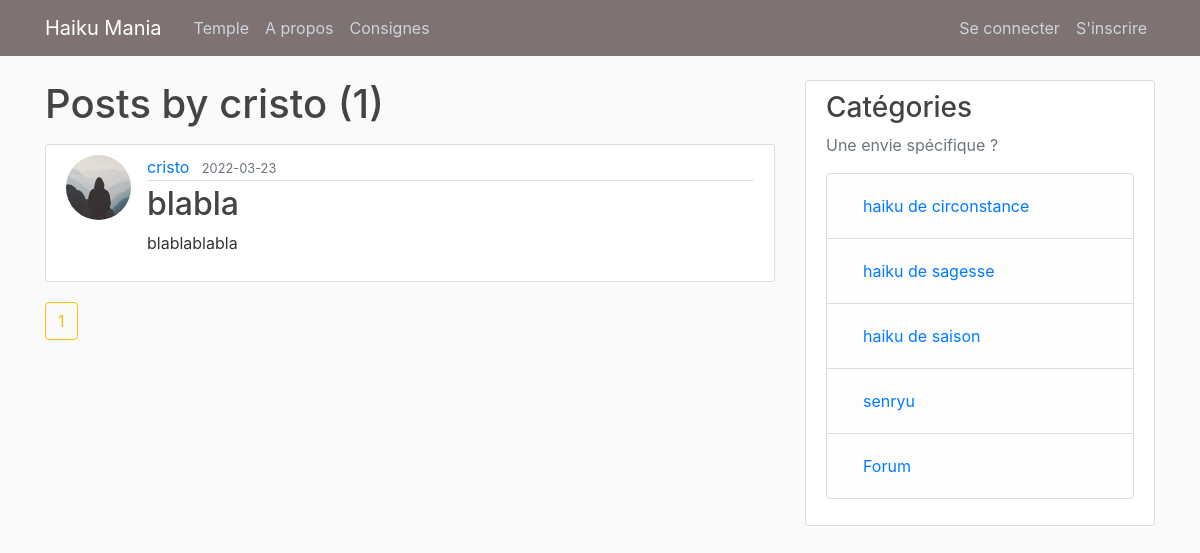
Before: /user/cristo with the older database file.
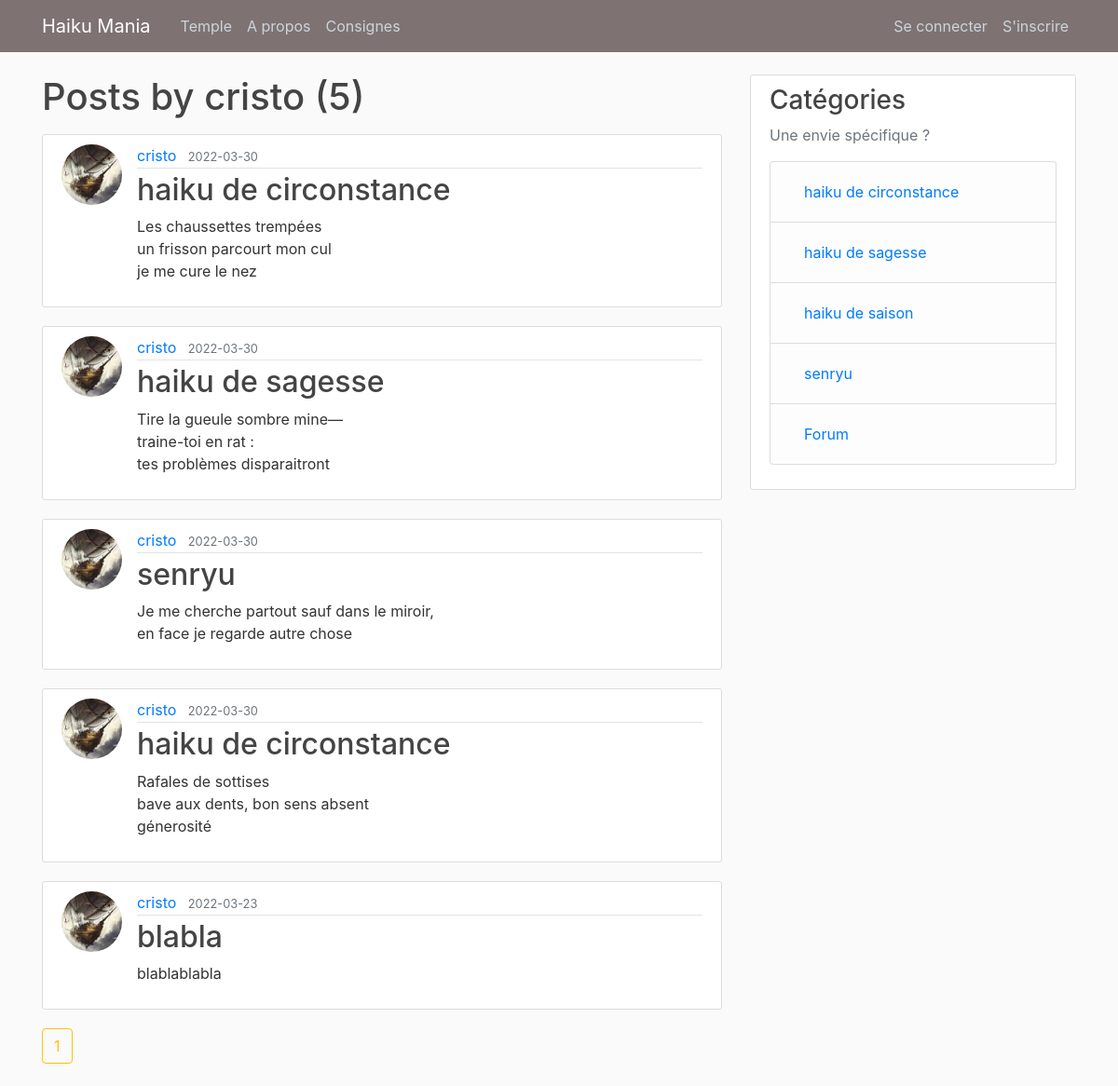
After: the same page with the newer database file.
### flaskblog/models.py (models this page shows, shortened)
class User(db.Model, UserMixin):
    id = db.Column(db.Integer, primary_key=True)
    username = db.Column(db.String(20), unique=True, nullable=False)
    email = db.Column(db.String(120), unique=True, nullable=False)
    image_file = db.Column(db.String(20), nullable=False, default='default.jpg')
    password = db.Column(db.String(60), nullable=False)
    posts = db.relationship('Post', backref='author', lazy=True)

class Post(db.Model):
    id = db.Column(db.Integer, primary_key=True)
    title = db.Column(db.String(100), nullable=False)
    date_posted = db.Column(db.DateTime, nullable=False, default=datetime.utcnow)
    content = db.Column(db.Text, nullable=False)
    user_id = db.Column(db.Integer, db.ForeignKey('user.id'), nullable=False)

### flaskblog/users/routes.py (the view)
@users.route("/user/<string:username>")
def user_posts(username):
    page = request.args.get('page', 1, type=int)
    user = User.query.filter_by(username=username).first_or_404()
    posts = Post.query.filter_by(author=user)\
        .order_by(Post.date_posted.desc())\
        .paginate(page=page, per_page=5)
    return render_template('user_posts.html', posts=posts, user=user)

### flaskblog/templates/user_posts.html
{% extends "layout.html" %}
{% block content %}
    <h1 class="mb-3">Posts by {{ user.username }} ({{ posts.total }})</h1>
    {% for post in posts.items %}
        <article class="media content-section">
          <img class="rounded-circle article-img" src="{{ url_for('static', filename='profile_pics/' + post.author.image_file) }}">
          <div class="media-body">
            <div class="article-metadata">
              <a class="mr-2" href="{{ url_for('users.user_posts', username=post.author.username) }}">{{ post.author.username }}</a>
              <small class="text-muted">{{ post.date_posted.strftime('%Y-%m-%d') }}</small>
            </div>
            <h2><a class="article-title" href="{{ url_for('posts.post', post_id=post.id) }}">{{ post.title }}</a></h2>
            <p class="article-content">{{ post.content }}</p>
          </div>
        </article>
    {% endfor %}
    {% for page_num in posts.iter_pages(left_edge=1, right_edge=1, left_current=1, right_current=2) %}
      {% if page_num %}
        {% if posts.page == page_num %}
          <a class="btn btn-outline-warning mb-4" href="{{ url_for('users.user_posts', username=user.username, page=page_num) }}">{{ page_num }}</a>
        {% else %}
          <a class="btn btn-outline-dark mb-4" href="{{ url_for('users.user_posts', username=user.username, page=page_num) }}">{{ page_num }}</a>
        {% endif %}
      {% else %}
        ...
      {% endif %}
    {% endfor %}
{% endblock content %}

### flaskblog/templates/layout.html (shortened to what this page needs)
<!DOCTYPE html>
<html>
<head>
    <link rel="stylesheet" href="https://maxcdn.bootstrapcdn.com/bootstrap/4.0.0/css/bootstrap.min.css">
    <link rel="stylesheet" type="text/css" href="{{ url_for('static', filename='main.css') }}">
</head>
<body>
    <header class="site-header">
      <nav class="navbar navbar-expand-md navbar-dark bg-steel fixed-top">
        <div class="container">
          <a class="navbar-brand mr-4" href="/">Haiku Mania</a>
          <div class="collapse navbar-collapse" id="navbarToggle">
            <div class="navbar-nav mr-auto">
              <a class="nav-item nav-link" href="{{ url_for('main.home') }}">Temple</a>
              <a class="nav-item nav-link" href="{{ url_for('main.about') }}">A propos</a>
              <a class="nav-item nav-link" href="{{ url_for('main.consignes') }}">Consignes</a>
            </div>
            <div class="navbar-nav">
              {% if current_user.is_authenticated %}
                <a class="nav-item nav-link" href="{{ url_for('posts.new_post') }}">Ecrire</a>
                <a class="nav-item nav-link" href="{{ url_for('users.account') }}">{{ current_user.username }}</a>
                <a class="nav-item nav-link" href="{{ url_for('users.logout') }}">Se deconnecter</a>
              {% else %}
                <a class="nav-item nav-link" href="{{ url_for('users.login') }}">Se connecter</a>
                <a class="nav-item nav-link" href="{{ url_for('users.register') }}">S'inscrire</a>
              {% endif %}
            </div>
          </div>
        </div>
      </nav>
    </header>
    <main role="main" class="container">
      <div class="row">
        <div class="col-md-8">
          {% block content %}{% endblock %}
        </div>
        <div class="col-md-4">
          <div class="content-section">
            <h3>Catégories</h3>
            <p class='text-muted'>Une envie spécifique ?
              <ul class="list-group">
                <li class="list-group-item list-group-item-light">
                  <a class="nav-item nav-link" href="{{ url_for('main.circonstance') }}">haiku de circonstance</a>
                </li>
                <li class="list-group-item list-group-item-light">
                  <a class="nav-item nav-link" href="{{ url_for('main.sagesse') }}">haiku de sagesse</a>
                </li>
                <li class="list-group-item list-group-item-light">
                  <a class="nav-item nav-link" href="{{ url_for('main.saison') }}">haiku de saison</a>
                </li>
                <li class="list-group-item list-group-item-light">
                  <a class="nav-item nav-link" href="{{ url_for('main.senryu') }}">senryu</a>
                </li>
                <li class="list-group-item list-group-item-light">
                  <a class="nav-item nav-link" href="{{ url_for('main.forum') }}">Forum</a>
                </li>
              </ul>
            </p>
          </div>
        </div>
      </div>
    </main>
</body>
</html>

### flaskblog/static/main.css (style rules this page uses)
body { background: #fafafa; color: #333333; margin-top: 5rem; }
h1, h2, h3, h4, h5, h6 { color: #444444; }
.bg-steel { background-color: #7f7273; }
.site-header .navbar-nav .nav-link { color: #cbd5db; }
.content-section { background: #ffffff; padding: 10px 20px; border: 1px solid #dddddd; border-radius: 3px; margin-bottom: 20px; }
.article-title { color: #444444; }
.article-content { white-space: pre-line; }
.article-img { height: 65px; width: 65px; margin-right: 16px; }
.article-metadata { padding-bottom: 1px; margin-bottom: 4px; border-bottom: 1px solid #e3e3e3 }

Changed rows visible on the page:
added Post: image_file (picture), author.username "cristo", date_posted "2022-03-30", title "haiku de circonstance", content "Les chaussettes trempées un frisson parcourt mon cul je me cure le nez"
added Post: image_file (picture), author.username "cristo", date_posted "2022-03-30", title "haiku de sagesse", content "Tire la gueule sombre mine— traine-toi en rat : tes problèmes disparaitront"
added Post: image_file (picture), author.username "cristo", date_posted "2022-03-30", title "senryu", content "Je me cherche partout sauf dans le miroir, en face je regarde autre chose"
added Post: image_file (picture), author.username "cristo", date_posted "2022-03-30", title "haiku de circonstance", content "Rafales de sottises bave aux dents, bon sens absent génerosité"
changed through a linked row, Post "blabla": image_file: picture added in place of a placeholder
Other visible differences:
{{ posts.total }}: "1" → "5"
